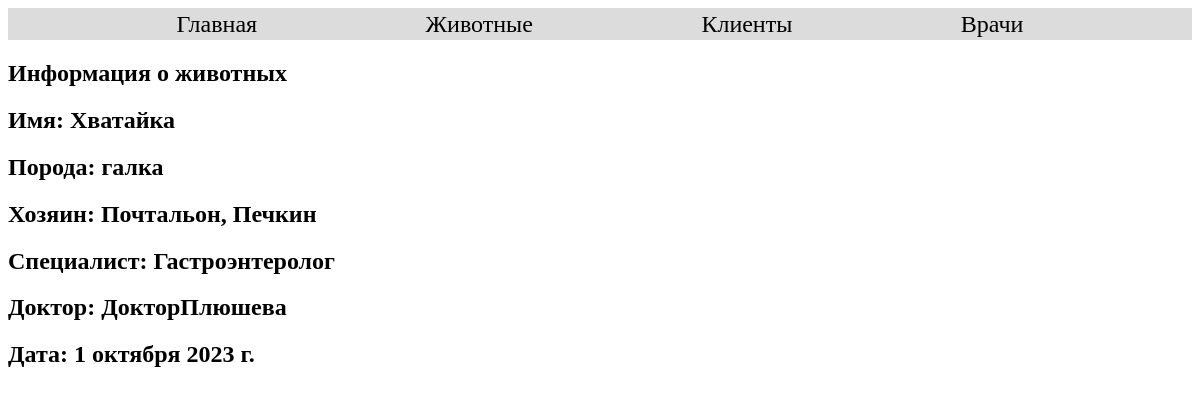
Screenshot of /animals/5/Хватайка with the database file from the repository.
### catalog/models.py (models this page shows, shortened)
class Animal(models.Model):
    name = models.CharField(max_length=100,verbose_name='Имя')
    breed = models.CharField(max_length=100, verbose_name='Порода')

class Appointment(models.Model):
    date = models.DateField()
    client = models.ForeignKey(Client, on_delete=models.CASCADE)
    animal = models.ForeignKey(Animal, on_delete=models.CASCADE)
    veterinarian = models.ForeignKey(Veterinarian, on_delete=models.CASCADE)

class Client(models.Model):
    first_name = models.CharField(max_length=50,verbose_name='Имя')
    last_name = models.CharField(max_length=50,verbose_name='Фамилия')
    def __str__(self):
        return f'{self.last_name}, {self.first_name}'

class Veterinarian(models.Model):
    first_name = models.CharField(max_length=50, verbose_name='Имя')
    last_name = models.CharField(max_length=50, verbose_name='Фамилия')
    choise = (('Терапевт', 'Терапевт'), ('Хирург', 'Хирург'), ('Дерматолог', 'Дерматолог'),
              ('Гастроэнтеролог', 'Гастроэнтеролог'), ('Кардиолог', 'Кардиолог'),('Ратолог', 'Ратолог'))
    specialty = models.CharField(max_length=50, choices=choise, verbose_name='Специализация')

### catalog/views.py (the view)
# urls.py: path('animals/<slug:pk>/<str:name>', views.AnimalDetailView.as_view(), name='animal-detail'),
class AnimalDetailView(generic.DetailView):
    model = Animal
    template_name = 'catalogs/animal_detail.html'

### templates/catalogs/animal_detail.html
{% extends 'index.html' %}
{% block content %}
    <h2>Информация о животных</h2>
    <div>
        <h2>Имя: {{ animal.name }}</h2>
        <h2>Порода: {{ animal.breed }}</h2>
        <h2>Хозяин: {{ animal.appointment_set.first.client }}</h2>
        <h2>Специалист: {{ animal.appointment_set.first.veterinarian.specialty}} </h2>
        <h2>Доктор: {{ animal.appointment_set.first.veterinarian.last_name }}{{ animal.appointment_set.first.veterinarian.first_name}}</h2>
        <h2>Дата: {{ animal.appointment_set.first.date }}</h2>
    </div>
{% endblock content %}

### rows the page displays
Animal: name "Хватайка", breed "галка", appointment_set.first.client "Почтальон, Печкин", appointment_set.first.veterinarian.specialty "Гастроэнтеролог", appointment_set.first.veterinarian.last_name "Доктор", appointment_set.first.veterinarian.first_name "Плюшева", appointment_set.first "1 октября 2023 г."
